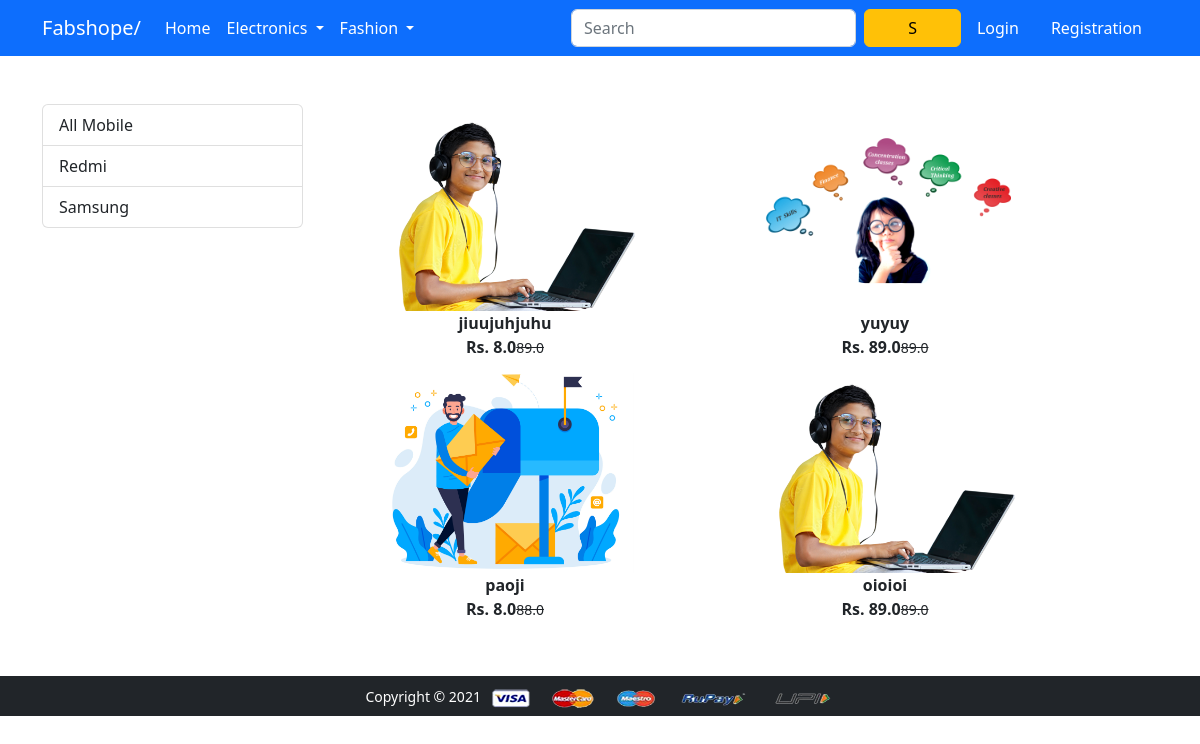
/mobile/, run on the app's committed database.
### app/models.py (models this page shows, shortened)
class Product(models.Model):
    title=models.CharField(max_length=100)
    selling_price = models.FloatField()
    discounted_price=models.FloatField()
    description=models.TextField()
    brand=models.CharField(max_length=100)
    category= models.CharField(choices=CATEGORY_CHOICES,max_length=2)
    product_image=models.ImageField(upload_to='productimg')

### app/views.py (the view)
# urls.py: path('mobile/', views.mobile, name='mobile'),
def mobile(request,data=None):
 if  data==None:
  mobiles=Product.objects.filter(category='M')
 elif data == 'ji' or  data == 'jiuui' :
  mobiles=Product.objects.filter(category='M').filter(brand=data)
 return render(request, 'app/mobile.html',{'mobiles':mobiles})

### app/templates/app/mobile.html (shortened to what this page needs)
{% extends 'app/base.html' %}
{% load static %}
{% block main-content %}
<div class="container my-5">
 <div class="row">
  <div class="col-sm-3">
   <div  class="list-group">
    <a href="{% url 'mobile' %}" class="list-group-item list-group-item-action" aria-current="true">All Mobile</a>
    <a href="{% url 'mobiledata' 'ji' %}" class="list-group-item list-group-item-action" aria-current="true">Redmi</a>
    <a href="{% url 'mobiledata' 'jiuui' %}" class="list-group-item list-group-item-action" aria-current="true">Samsung</a>
   </div>
  </div>
  <div class="col-sm-8">
   <div class="row">
    {%  for product in mobiles %}
    <div class="col-sm text-center" >
     <a href="{% url 'product-detail' product.id %}" class="btn" >
      <div class="item">
       <img src="{{product.product_image.url}}"  height="200" >
       <div class="fw-bold">{{product.title}}</div>
      <div class="fw-bold">Rs. {{product.discounted_price}}<small class="fw-light text-decoration-line-through">{{product.selling_price}}</small> </div>
      </div>
     </a>
    </div>
    {% endfor %}
   </div>
  </div>
 </div>
</div>
{% endblock main-content %}

### data on the page
Product: product_image (picture), title "jiuujuhjuhu", discounted_price "8.0", selling_price "89.0"
Product: product_image (picture), title "yuyuy", discounted_price "89.0", selling_price "89.0"
Product: product_image (picture), title "paoji", discounted_price "8.0", selling_price "88.0"
Product: product_image (picture), title "oioioi", discounted_price "89.0", selling_price "89.0"
